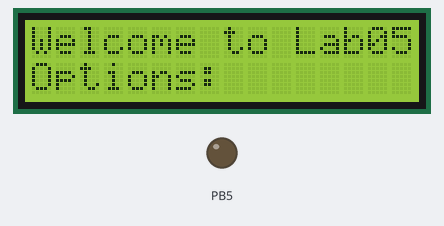
Simulated run of this program. Board: ATmega2560, built with avr-gcc and emulated at 16 MHz. Parts: 16×2 character LCD, output pins drawn as LEDs (lit = HIGH). Wiring (inferred from the names in the program): character LCD (HD44780): RS PB0; E PB1; data PA4, PA5, PA6, PA7. Pins used as bus, display or sensor lines are not drawn; what the program prints to the serial monitor is not drawn.

Above: at 1.5 s.
At 6.2 s:
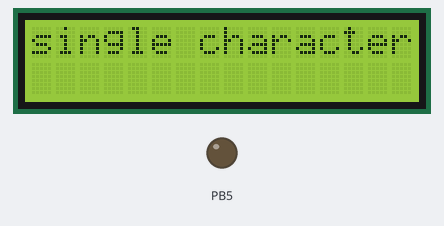
At 11.6 s:
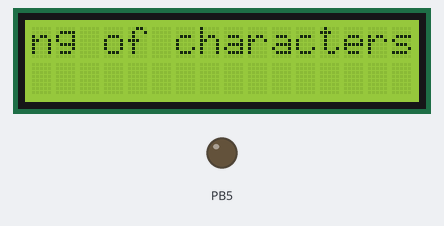
At 25.2 s:
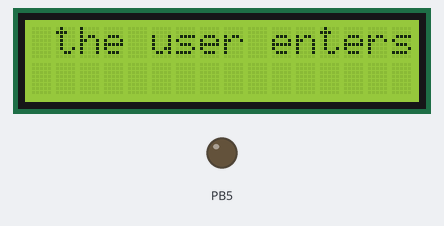
At 27.4 s:
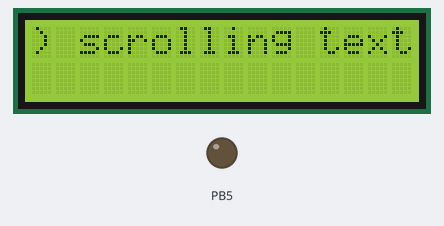
At 30.2 s:
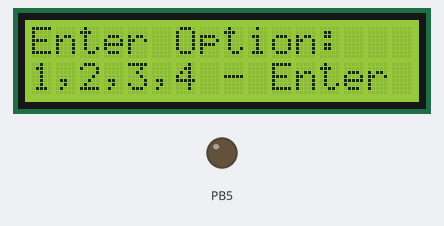

The program:

main.cpp
```cpp
#include <avr/io.h>
#include <avr/interrupt.h>
#include <util/delay.h>
#include <stdio.h>
#include <string.h>
#include "LCD.c"

#define F_CPU 16000000UL    // 16 MHz clock
#define BAUD 9600
#define MYUBRR F_CPU/16/BAUD-1

// Function prototypes
void USART0_init(unsigned int ubrr);
void USART0_transmit(char data);
char USART0_receive(void);
void USART0_sendString(const char* str);
void display_menu();
void scroll_text(const char* str);
void display_menu_final();
void display_menu_term();
void handle_option(char option);
void setLineOne();


int main(void)
{
    DDRB = 0x23;
    DDRA = 0xF0;

    // Initialize the LCD for 4-bit mode, two lines, and 5 x 8 dots
    // Inits found on Page 26 of datasheet and Table 7 for function set instructions
    LCD_init();

    // Initialize the USART0
    USART0_init(MYUBRR);


   // Redisplay the menu after processing
   _delay_ms(1000);
   display_menu();
   display_menu_term();

   while (1)
   {
       char buffer[16];          // Buffer to store the user's input
       uint8_t index = 0;        // Index to track the buffer position
       char receivedChar;

       // Clear the buffer
       memset(buffer, 0, sizeof(buffer));

       // Read characters until the user presses Enter
       while (1)
       {
           receivedChar = USART0_receive();

           // Break the loop if Enter is pressed
           if (receivedChar == '\n' || receivedChar == '\r')
           {
            USART0_transmit('\n');
               buffer[index] = '\0';  // Null-terminate the string
               break;
           }

           // Store the character in the buffer
           if (index < sizeof(buffer) - 1)
           {
               buffer[index++] = receivedChar;
               USART0_transmit(receivedChar);  // Echo back the character
           }
       }

       // Handle the option stored in the buffer
       if (index > 0)
       {
           handle_option(buffer[0]);  // Send the first character to handle_option
       }

       // Display the menu again
       USART0_transmit('\n');
       USART0_sendString("==========End of Option=========" );
       USART0_transmit('\n');
       USART0_transmit('\n');
       display_menu_term();
       display_menu_final();
       USART0_receive();

   }
    return 0;
}

// Initialize the USART0 for serial communication
void USART0_init(unsigned int ubrr)
{
    // Set baud rate
    UBRR0H = (unsigned char)(ubrr >> 8);
    UBRR0L = (unsigned char)ubrr;

    // Enable receiver and transmitter
    UCSR0B = (1 << RXEN0) | (1 << TXEN0);

    // Set frame format: 8 data bits, 1 stop bit, no parity
    UCSR0C = (1 << UCSZ01) | (1 << UCSZ00);
}

// Transmit a single character over USART0
void USART0_transmit(char data)
{
    // Wait for empty transmit buffer
    while (!(UCSR0A & (1 << UDRE0)));

    // Put data into the buffer, sends the data
    UDR0 = data;
}

// Receive a single character from USART0
char USART0_receive(void)
{
    // Wait for data to be received
    while (!(UCSR0A & (1 << RXC0)));

    // Get and return received data from the buffer
    return UDR0;
}

// Send a string over USART0
void USART0_sendString(const char* str)
{
    while (*str)
    {
        USART0_transmit(*str++);
    }
}

void display_menu_term()
{
    USART0_sendString("Weclome Options Are:");
    USART0_transmit('\n');
    USART0_sendString("1) single character");
    USART0_transmit('\n');
    USART0_sendString("2) string of characters");
    USART0_transmit('\n');
    USART0_sendString("3) string of characters the user enters");
    USART0_transmit('\n');
    USART0_sendString("4) scrolling text");
    USART0_transmit('\n');
    USART0_sendString("Enter Option: ");
}

// Display the menu on the LCD

void setLineOne()
{
    LCD_write_instruction(LCD_4bit_displayCLEAR);
    _delay_ms(80);
    LCD_write_instruction(LCD_4bit_cursorSET | LineOneStart);
    _delay_ms(80);
}


void display_menu()
{
    setLineOne();

    // Welcome Message
    LCD_sendString("Welcome to Lab05");

    LCD_write_instruction(LCD_4bit_cursorSET | LineTwoStart);
    _delay_ms(80);

    LCD_sendString("Options:");
    _delay_ms(3000);

    //Option 1 message
    setLineOne();

    scroll_text("1) single character");

    _delay_ms(1000);

    //setLineOne();

    //LCD_sendString("(prompt the user");
    //LCD_write_instruction(LCD_4bit_cursorSET | LineTwoStart);
    //_delay_ms(80);
    //LCD_sendString("for a character)");
    //_delay_ms(3000);

    //Option 2 message
    setLineOne();

    scroll_text("2) string of characters");

    _delay_ms(1000);

    //setLineOne();

    //scroll_text("(constant string to be displayed - something like 'Welcome to my LCD') ");
    //_delay_ms(3000);

    //Option 3 message
    setLineOne();

    scroll_text("3) string of characters the user enters");

    _delay_ms(1000);

    //setLineOne();

    //scroll_text("(prompt the user for a string and display it to the LCD) ");
    //_delay_ms(3000);

     //Option 4 message
     setLineOne();

     scroll_text("4) scrolling text");

     _delay_ms(1000);

     //setLineOne();

     //scroll_text("(prompt the user for a string and scroll the display)");
     //1_delay_ms(3000);

     display_menu_final();
}

void display_menu_final()
{
    //Option Final
    setLineOne();

    LCD_sendString("Enter Option: ");

    _delay_ms(1000);

    LCD_write_instruction(LCD_4bit_cursorSET | LineTwoStart);
    _delay_ms(80);

    LCD_sendString("1,2,3,4 - Enter");
    _delay_ms(3000);
}

// Handle user's menu option

void handle_option(char option)
{
    setLineOne();

    if(option == '1')
    {
        USART0_receive();
        USART0_sendString("Enter Character:" );
        char inputchar = USART0_receive();
        USART0_transmit(inputchar);

        LCD_write_char(inputchar);
        LCD_write_instruction(LCD_4bit_cursorSET | LineTwoStart);
        _delay_ms(80);
        LCD_write_char(inputchar);
        _delay_ms(80);
        USART0_transmit('\n');
    }
    else if(option == '2')
    {
        LCD_sendString("Hello!");
    }
    else if(option == '3')
    {
        USART0_receive();
        USART0_sendString("Enter String:" );
        char userStr[16];  // Buffer for user string
        int i = 0;

        // Receive and store string until newline or max length
        while (i < 15)
        {
            char ch = USART0_receive();
            USART0_transmit(ch);
            if (ch == '\n' || ch == '\r') break;  // Stop on newline
            userStr[i++] = ch;
        }
        userStr[i] = '\0';  // Null-terminate the string

        // Display the user-entered string
        LCD_sendString(userStr);
    }
    else if (option == '4')
    {
        scroll_text("Hellow World, I am Computer!");
    }
    else
    {
        LCD_sendString("Invalid Option");
    }
    _delay_ms(2000);  // Delay before returning to menu
}

// Scrolls the text across the LCD
void scroll_text(const char* str)
{

    int len = strlen(str);

    // If the string is shorter than 16 chars, no need to scroll
    if (len <= 16)
    {
        LCD_write_instruction(0x01);        // Clear the display
        _delay_ms(30);
        LCD_sendString(str);
        _delay_ms(2000);
        return;
    }

    for (int i = 0; i < len - 15; i++)
    {
        LCD_write_instruction(0x01);        // Clear the display
        _delay_ms(20);

        // Print the next 16 characters
        for (int j = 0; j < 16; j++)
        {
            LCD_write_char(str[i + j]);
        }

        _delay_ms(500);  // Scrolling speed
    }
}
```

PartA.cpp
```cpp
/*#include <avr/io.h>
#include <avr/interrupt.h>
#include <util/delay.h>
#include <stdio.h>
#include "LCD.c"

// Hardcoded initial time
volatile uint8_t hours = 12;
volatile uint8_t minutes = 34;
volatile uint8_t seconds = 45;

volatile uint16_t overflow_count = 0;  // Count Timer0 overflows

// Function to initialize Timer0 in Normal Mode
void timer0_init(void) {
    // Set Timer0 to Normal Mode
    TCCR0A = 0;  // Normal Mode
    TCCR0B = (1 << CS02) | (1 << CS00);  // Prescaler 1024
    TIMSK0 = (1 << TOIE0);  // Enable overflow interrupt
    sei();  // Enable global interrupts
}

// Function to update the clock time
void update_time() {
    seconds++;

    if (seconds >= 60) {
        seconds = 0;
        minutes++;

        if (minutes >= 60) {
            minutes = 0;
            hours++;

            if (hours >= 24) {
                hours = 0;  // Reset to midnight
            }
        }
    }
}

// Function to display the time on Serial Monitor
void display_time()
{
    char time_str[9];  // Buffer to store formatted time HH:MM:SS

    // Format the time string as HH:MM:SS
    snprintf(time_str, sizeof(time_str), "%02d:%02d:%02d", hours, minutes, seconds);

    // Clear the LCD and move cursor to the beginning
    LCD_write_instruction(LCD_4bit_displayCLEAR);
    _delay_ms(80); // Allow time for the clear operation

    // Set cursor position to the first line
    LCD_write_instruction(LCD_4bit_cursorSET | LineOneStart);

    // Display the formatted time on the LCD
    for (int i = 0; time_str[i] != '\0'; i++) {
        LCD_write_char(time_str[i]);
    }
}

ISR(TIMER0_OVF_vect)
{
    overflow_count++;

    if (overflow_count >= 61) {  // Roughly 1 second
        overflow_count = 0;
        update_time();
        display_time();
    }
}


int main(void)
{
    DDRB = 0x23;
    DDRA = 0xF0;

    timer0_init();           // Initialize Timer0

    //char MyChar = 'C';

    // Initialize the LCD for 4-bit mode, two lines, and 5 x 8 dots
    // Inits found on Page 26 of datasheet and Table 7 for function set instructions
    LCD_init();

    // Write a single character
    //LCD_write_char(MyChar);

    // line two
    //LCD_write_instruction(LCD_4bit_cursorSET | LineTwoStart);
    //_delay_us(80); // delay must be > 37us - datasheet forgets to mention this
    //MyChar = 'Q';
    //LCD_write_char(MyChar);

    while (1)
    {
        PORTB ^= 0x20;
        _delay_ms(500);
    }
    return 1;
}*/
```

PartB.cpp
```cpp
/*#include <avr/io.h>
#include <avr/interrupt.h>
#include <util/delay.h>
#include <stdio.h>
#include "LCD.c"

#define F_CPU 16000000UL    // 16 MHz clock
#define BAUD 9600
#define MYUBRR F_CPU/16/BAUD-1

// Function prototypes
void USART0_init(unsigned int ubrr);
void USART0_transmit(char data);
char USART0_receive(void);
void USART0_sendString(const char* str);

int main(void)
{
    DDRB = 0x23;
    DDRA = 0xF0;

    // Initialize the LCD for 4-bit mode, two lines, and 5 x 8 dots
    // Inits found on Page 26 of datasheet and Table 7 for function set instructions
    LCD_init();

    // Initialize the USART0
    USART0_init(MYUBRR);

    char receivedChar;

    while (1)
    {
        // Receive a character from the terminal
        receivedChar = USART0_receive();

        // Display the received character on the LCD
        LCD_write_char(receivedChar);
    }

    return 0;
}

// Initialize the USART0 for serial communication
void USART0_init(unsigned int ubrr)
{
    // Set baud rate
    UBRR0H = (unsigned char)(ubrr >> 8);
    UBRR0L = (unsigned char)ubrr;

    // Enable receiver and transmitter
    UCSR0B = (1 << RXEN0) | (1 << TXEN0);

    // Set frame format: 8 data bits, 1 stop bit, no parity
    UCSR0C = (1 << UCSZ01) | (1 << UCSZ00);
}

// Transmit a single character over USART0
void USART0_transmit(char data)
{
    // Wait for empty transmit buffer
    while (!(UCSR0A & (1 << UDRE0)));

    // Put data into the buffer, sends the data
    UDR0 = data;
}

// Receive a single character from USART0
char USART0_receive(void)
{
    // Wait for data to be received
    while (!(UCSR0A & (1 << RXC0)));

    // Get and return received data from the buffer
    return UDR0;
}

// Send a string over USART0
void USART0_sendString(const char* str)
{
    while (*str)
    {
        USART0_transmit(*str++);
    }
}*/
```

LCD.c
```cpp
// LCD.c

// Data definitions and member functions for working LCD driver
// LCD KS0066U device

// Last Modified by: Randy C. Hoover

// Date: rev1 - 03/02/2020

// Hardware configuration: Assumes ATMega2560 operating at 16MHz
// Pin details below.

/**************************************************************************

The four data lines as well as the two control lines may be
implemented on any available I/O pin of any port.  These are
the connections used for this program:

| ATMega2560

 1  | | LCD |
|------------|-----------------|-----|
|         PA7|---------------->| D7  |
|         PA6|---------------->| D6  |
|         PA5|---------------->| D5  |
|         PA4|---------------->| D4  |
|            |                 | D3  |
|            |                 | D2  |
|            |                 | D1  |
|            |                 | D0  |
|         PB1|---------------->| E   |
|         GND|---------------->| RW  |
|         PB0|---------------->| RS  |
**************************************************************************/

#include <avr/io.h>
#include <util/delay.h>

// Helpful LCD control defines
#define LCD_Reset             0b00110000        // reset the LCD to put in 4-bit mode
#define LCD_4bit_enable       0b00100000        // 4-bit data - can't set the line display or fonts until this is set
#define LCD_4bit_mode         0b00101000        // 2-line display, 5x8 font
#define LCD_4bit_displayOFF   0b00001000        // set display off
#define LCD_4bit_displayON    0b00001100        // set display on - no blink
#define LCD_4bit_displayON_B1 0b00001101        // set display on - with blink
#define LCD_4bit_displayCLEAR 0b00000001        // replace all chars with "space"
#define LCD_4bit_entryMODE    0b00000110        // set cursor to write/read from left -> right
#define LCD_4bit_cursorSET    0b10000000        // set cursor position

// For two line mode
#define LineOneStart 0x00
#define LineTwoStart 0x40                       // must set DDRAM address in LCD controller for line two

// Pin definitions for PORTB control lines
#define LCD_EnablePin 1
#define LCD_RegisterSelectPin 0

// Prototypes
void LCD_init(void);
void LCD_E_RS_init(void);
void LCD_write_4bits(uint8_t);
void LCD_EnablePulse(void);
void LCD_write_instruction(uint8_t);
void LCD_write_char(char);

// Important notes in sequence from page 26 in the KS0066U datasheet - initialize the LCD in 4-bit two line mode
// LCD is initially set to 8-bit mode - we need to reset the LCD controller to 4-bit mode before we can set anything else
void LCD_init(void)
{
    // Wait for power up - more than 30ms for vdd to rise to 4.5V
    _delay_ms(100);

    // Note that we need to reset the controller to enable 4-bit mode
    LCD_E_RS_init(); // Set the E and RS pins active low for each LCD reset

    // Reset and wait for activation
    LCD_write_4bits(LCD_Reset);
    _delay_ms(10);

    // Now we can set the LCD to 4-bit mode
    LCD_write_4bits(LCD_4bit_enable);
    _delay_us(80); // delay must be > 39us

    //////////////// system reset is complete - set up LCD modes ////////////////////
    // At this point we are operating in 4-bit mode
    // (which means we have to send the high-nibble and low-nibble separate)
    // and can now set the line numbers and font size
    // Notice: we use the "LCD_write_4bits()" when in 8-bit mode and the LCD_instruction() (this just
    // makes use of two calls to the LCD_write_4bits() function)
    // once we're in 4-bit mode. The set of instructions are found in Table 7 of the datasheet.
    LCD_write_instruction(LCD_4bit_mode);
    _delay_us(80); // delay must be > 39us

    // From page 26 (and Table 7) in the datasheet we need to:
    // display - off, display - clear, and entry mode - set
    LCD_write_instruction(LCD_4bit_displayOFF);
    _delay_us(80); // delay must be > 39us

    LCD_write_instruction(LCD_4bit_displayCLEAR);
    _delay_ms(80); // delay must be > 1.53ms

    LCD_write_instruction(LCD_4bit_entryMODE);
    _delay_us(80); // delay must be > 39us

    // The LCD should now be initialized to operate in 4-bit mode, 2 lines, 5 x 8 dot fontsize
    // Need to turn the display back on for use
    LCD_write_instruction(LCD_4bit_displayON);
    _delay_us(80); // delay must be > 39us
}

void LCD_E_RS_init(void)
{
    // Set up the E and RS lines to active low for the reset function
    PORTB &= ~(1 << LCD_EnablePin);
    PORTB &= ~(1 << LCD_RegisterSelectPin);
}

// Send a byte of Data to the LCD module
void LCD_write_4bits(uint8_t Data)
{
    // We are only interested in sending the data to the upper 4 bits of PORTA
    PORTA &= 0b00001111; // Ensure the upper nybble of PORTA is cleared
    PORTA |= Data;       // Write the data to the data lines on PORTA

    // The data is now sitting on the upper nybble of PORTA - need to pulse enable to send it
    LCD_EnablePulse();   // Pulse the enable to write/read the data
}

// Write an instruction in 4-bit mode - need to send the upper nybble first and then the lower nybbles
void LCD_write_instruction(uint8_t Instruction)
{
    // ensure RS is low
    // PORTB &= ~(1 << LCD_RegisterSelectPin);
    LCD_E_RS_init(); // Set the E and RS pins active low for each LCD reset

    LCD_write_4bits(Instruction);       // write the high nybble first
    LCD_write_4bits(Instruction << 4); // write the low nybble
}

// Pulse the Enable pin on the LCD controller to write/read the data lines - should be at least 230ns pulse width
void LCD_EnablePulse(void)
{
    // Set the enable bit low -> high -> low
    // PORTB &= ~(1 << LCD_EnablePin); // Set enable low
    // _delay_us(1);                  // wait to ensure the pin is low
    PORTB |= (1 << LCD_EnablePin);  // Set enable high
    _delay_us(1);                  // wait to ensure the pin is high
    PORTB &= ~(1 << LCD_EnablePin); // Set enable low
    _delay_us(1);                  // wait to ensure the pin is low
}

// write a character to the display
void LCD_write_char(char Data)
{
    // Set up the E and RS lines for data writing
    PORTB |= (1 << LCD_RegisterSelectPin); // Ensure RS pin is set high
    PORTB &= ~(1 << LCD_EnablePin);      // Ensure the enable pin is low
    LCD_write_4bits(Data);                // write the upper nybble
    LCD_write_4bits(Data << 4);          // write the lower nybble
    _delay_us(80);                       // need to wait > 43us
}

// write a string
void LCD_sendString(const char* str)
{
    while (*str)
    {
        LCD_write_char(*str++);
    }
}
```

Measured:
- what the display in image 0 shows lasts 3.0 s, from 1.4 s to 4.4 s
- what the display in image 1 shows lasts 1.5 s, from 6.2 s to 7.7 s
